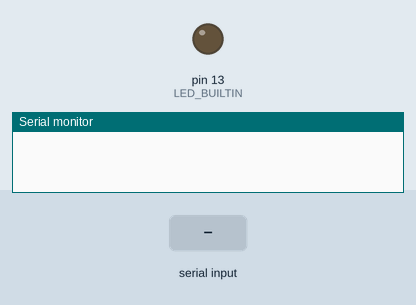
Recording of a sketch running on a simulated Arduino Uno, built with avr-gcc and run on an emulated ATmega328P. On the bench: output pins drawn as LEDs (lit = HIGH), the last lines printed to the serial monitor. The test bench sets the inputs (shaded band).

Above: at 1.2 s.
1.3 s: "a" received over Serial
At 2.5 s:
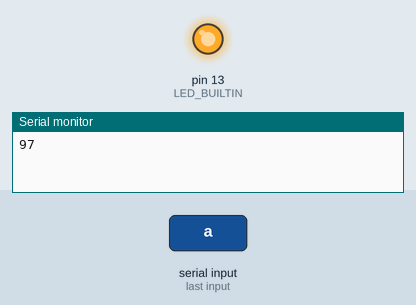
2.8 s: "z" received over Serial
At 3.9 s:
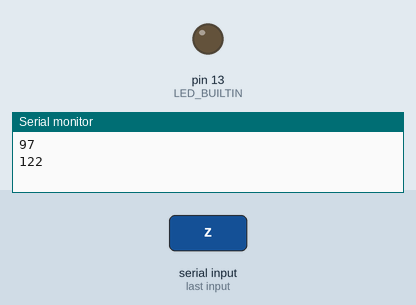
Timing chart, 0 to 5.8 s (numbered marks = the images above; inputs shaded):
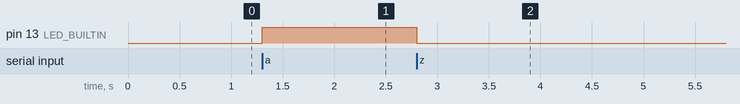

The sketch:

ejemplo1arduino.ino
```cpp
int incomingByte = 0;   // for incoming serial data

void setup() {
        Serial.begin(9600);     // opens serial port, sets data rate to 9600 bps
        pinMode(LED_BUILTIN, OUTPUT);
}

void loop() {

        // send data only when you receive data:
        if (Serial.available() > 0) {
                // read the incoming byte:
                incomingByte = Serial.read();
                Serial.println(incomingByte);
                if (incomingByte=='a'){
                  digitalWrite(LED_BUILTIN, HIGH);
                  }
                  if(incomingByte=='z'){
                    digitalWrite(LED_BUILTIN, LOW);
                    }

                }
}
```

Measured:
- after the input at 1.3 s, pin 13 (LED_BUILTIN): LOW → HIGH at once
- after the input at 2.8 s, pin 13 (LED_BUILTIN): HIGH → LOW at once
